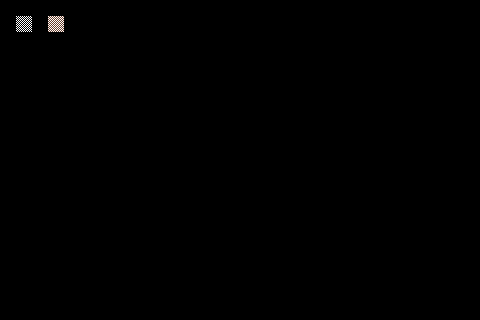

A level layout from a 2D game, rendered from its tile map. Below: a short description, then the map file with tile-grid data replaced by summaries:
An orthogonal 30x20 tile map with 16x16 px tiles, 4 tile layers (output_terrain, inputnot_terrain, inputnot_prototype, output_prototype).

<map version="1.10" tiledversion="1.11.2" orientation="orthogonal" renderorder="right-down" width="30" height="20" tilewidth="16" tileheight="16" infinite="0" nextlayerid="5" nextobjectid="1">
 <tileset firstgid="1" source="../Rock Tile Set.tsx" />
 <layer id="1" name="output_terrain" width="30" height="20">
  <data>[600 cells, 1 non-empty, 1 distinct tile ids]</data>
 </layer>
 <layer id="2" name="inputnot_terrain" width="30" height="20">
  <data>[600 cells, 1 non-empty, 1 distinct tile ids]</data>
 </layer>
 <layer id="3" name="inputnot_prototype" width="30" height="20">
  <data>[600 cells, 1 non-empty, 1 distinct tile ids]</data>
 </layer>
 <layer id="4" name="output_prototype" width="30" height="20">
  <data>[600 cells, 1 non-empty, 1 distinct tile ids]</data>
 </layer>
</map>
